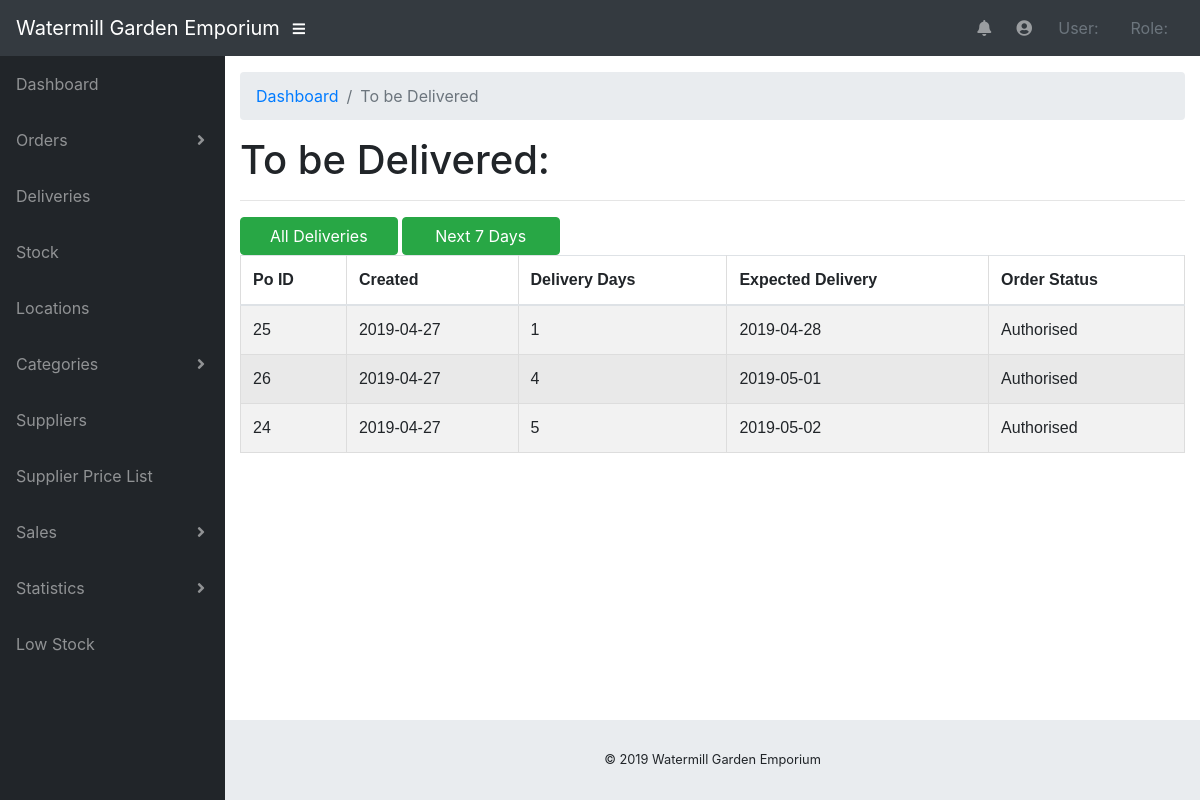
Page /expected-deliveries.php on the committed database.
### tables this page shows
CREATE TABLE IF NOT EXISTS purchaseOrder (
  poID int NOT NULL auto_increment,
  supplierPostalCode varchar(10) NOT NULL,
  created date NOT NULL,
  employeeId int(3) not null,
  orderStatus varchar(20),
  deliveredOn date,
  PRIMARY KEY (poID),
  FOREIGN KEY (supplierPostalCode) REFERENCES supplier(postalCode),
  FOREIGN KEY (employeeId) REFERENCES employee(employeeId)
);

CREATE TABLE IF NOT EXISTS supplier (
  supplierName varchar(255) NOT NULL,
  postalCode varchar(10) NOT NULL,
  location varchar(255) NOT NULL,
  country varchar(20) NOT NULL,
  deliveryDays int(11) NOT NULL,
  PRIMARY KEY (postalCode));

### private/functions.php (called while the page is built, shortened)
<?php
	function url_for($script_path) {
	  if($script_path[0] != '/') {
	    $script_path = "/" . $script_path;
	  }
	  return WWW_ROOT . $script_path;
	}
	function h($string="") {
		return htmlspecialchars($string);
	}
?>

### private/query_functions.php (called while the page is built, shortened)
<?php
    function find_expect_delivery() {
        global $db;
        $sql = "SELECT purchaseOrder.poID, purchaseOrder.created, supplier.deliveryDays, ";
        $sql .= "DATE_ADD(purchaseorder.created, INTERVAL supplier.deliveryDays DAY) AS 'expectDelivery', ";
        $sql .= "purchaseorder.orderStatus ";
        $sql .= "FROM purchaseOrder ";
        $sql .= "JOIN supplier ON purchaseOrder.supplierpostalCode = supplier.postalCode ";
        $sql .= "WHERE purchaseOrder.orderStatus = 'Authorised' ";
        $sql .= "ORDER BY expectDelivery ";
        $result = mysqli_query($db, $sql);
        return $result;
    }
?>

### public/expected-deliveries.php (the view, shortened to what this page needs)
<?php
  $subject_set = find_expect_delivery();
?>
<?php include(SHARED_PATH . '/header.php'); ?>
<div id="content-wrapper">
      <div class="container-fluid">
        <ol class="breadcrumb">
          <li class="breadcrumb-item">
            <a href="<?php echo url_for('index.php'); ?>">Dashboard</a>
          </li>
          <li class="breadcrumb-item active">To be Delivered</li>
        </ol>
        <h1>To be Delivered:</h1>
        <hr>
      </div>
      <div class="container">
        <button  id="one" class="col-sm-2 btn btn-success">All Deliveries</button>
        <button  id="two" class="col-sm-2 btn btn-success">Next 7 Days</button>
    </div>
      <div id="main" class="container">
        <table class="table table-striped">
                <thead>
                  <tr>
                    <th>Po ID</th>
                    <th>Created</th>
                    <th>Delivery Days</th>
                    <th>Expected Delivery</th>
                    <th>Order Status</th>
                  </tr>
                </thead>
            <tbody>
            <?php while($page = mysqli_fetch_assoc($subject_set)) { ?>
              <tr>
                <td><?php echo h($page['poID']); ?></td>
                <td><?php echo h($page['created']); ?></td>
                <td><?php echo h($page['deliveryDays']); ?></td>
                <td><?php echo h($page['expectDelivery']); ?></td>
                <td><?php echo h($page['orderStatus']); ?></td>
              </tr>
            <?php } ?>
            </tbody>
          </table>
      </div>
  </div>
</div>
<?php include(SHARED_PATH . '/footer.php'); ?>

### private/shared/header.php (shortened to what this page needs)
<!DOCTYPE html>
<html lang="en">
  <head>
    <link rel="stylesheet" href="<?php echo url_for('css/fonts.css'); ?>">
    <link rel="stylesheet" href="<?php echo url_for('gulpfile/bootstrap/css/bootstrap.css'); ?>">
    <link rel="stylesheet" href="<?php echo url_for('css/admin.css'); ?>">
  </head>
<body id="page-top">
  <nav class="navbar navbar-expand navbar-dark bg-dark static-top">
    <a class="navbar-brand mr-1" href="<?php echo url_for('index.php'); ?>">Watermill Garden Emporium</a>
    <button class="btn btn-link btn-sm text-white order-1 order-sm-0" id="sidebarToggle" href="#">
      <i class="fas fa-bars"></i>
    </button>
    <ul class="navbar-nav ml-auto ml-md-0">
      <li class="nav-item dropdown no-arrow mx-1">
        <a class="nav-link dropdown-toggle" href="#" id="alertsDropdown" role="button" data-toggle="dropdown" aria-haspopup="true" aria-expanded="false">
          <i class="fas fa-bell fa-fw"></i>
        </a>
      </li>
      <li class="nav-item dropdown no-arrow">
        <a class="nav-link dropdown-toggle" href="#" id="userDropdown" role="button" data-toggle="dropdown" aria-haspopup="true" aria-expanded="false">
          <i class="fas fa-user-circle fa-fw"></i>
        </a>
      </li>
    </ul>
    <a class="nav-link disabled" href="#">User: <?php echo $_SESSION['email'] ?? '';  ?></a>
    <a class="nav-link disabled" href="#">Role: <?php echo $_SESSION['jobRole'] ?? '';  ?></a>
  </nav>
  <div id="wrapper">
    <ul class="sidebar navbar-nav">
      <li class="nav-item">
        <a class="nav-link" href="<?php echo url_for('/index.php'); ?>">
          <span>Dashboard</span>
        </a>
      </li>
      <li class="nav-item dropdown">
        <a class="nav-link dropdown-toggle" href="#" id="pagesDropdown" role="button" data-toggle="dropdown" aria-haspopup="true" aria-expanded="false">
          <span>Orders</span>
        </a>
      </li>
      <li class="nav-item">
          <a class="nav-link" href="<?php echo url_for('/expected-deliveries.php'); ?>">
            <span>Deliveries</span></a>
      </li>
      <li class="nav-item">
        <a class="nav-link" href="<?php echo url_for('/stock.php'); ?>">
          <span>Stock</span></a>
      </li>
      <li class="nav-item">
          <a class="nav-link" href="<?php echo url_for('/location.php'); ?>">
            <span>Locations</span></a>
      </li>
      <li class="nav-item dropdown">
        <a class="nav-link dropdown-toggle" href="#" id="pagesDropdown" role="button" data-toggle="dropdown" aria-haspopup="true" aria-expanded="false">
          <span>Categories</span>
        </a>
      </li>
      <li class="nav-item">
          <a class="nav-link" href="<?php echo url_for('/supplier.php'); ?>">
            <span>Suppliers</span></a>
      </li>
        <li class="nav-item">
          <a class="nav-link" href="<?php echo url_for('/pricelist.php'); ?>">
            <span>Supplier Price List</span></a>
      </li>
      <li class="nav-item dropdown">
        <a class="nav-link dropdown-toggle" href="<?php echo url_for('/sale.php'); ?>" id="pagesDropdown" role="button" data-toggle="dropdown" aria-haspopup="true" aria-expanded="false">
          <span>Sales</span>
        </a>
      </li>
      <li class="nav-item dropdown">
        <a class="nav-link dropdown-toggle" href="#" id="pagesDropdown" role="button" data-toggle="dropdown" aria-haspopup="true" aria-expanded="false">
          <span>Statistics</span>
        </a>
      </li>
      <?php if ($_SESSION['permission'] == 3) { ?>
        <li class="nav-item">
        <a class="nav-link" href="<?php echo url_for('/stock-low.php'); ?>">
        <span>Low Stock</span></a>
        </li>
      <?php } else { ?>
        <li class="nav-item">
        <a class="nav-link" href="<?php echo url_for('/stock-low-all.php'); ?>">
        <span>Low Stock</span></a>
        </li>
      <?php } ?>
    </ul>

### private/shared/footer.php (shortened to what this page needs)
  <footer class="sticky-footer">
    <div class="container my-auto">
      <div class="copyright text-center my-auto">
        &copy; <?php echo date('Y'); ?> Watermill Garden Emporium
      </div>
    </div>
  </footer>
</body>
</html>

### rows in the picture
purchaseorder: poID "25", created "2019-04-27", supplierPostalCode.deliveryDays "1", expectDelivery "2019-04-28", orderStatus "Authorised"
purchaseorder: poID "26", created "2019-04-27", supplierPostalCode.deliveryDays "4", expectDelivery "2019-05-01", orderStatus "Authorised"
purchaseorder: poID "24", created "2019-04-27", supplierPostalCode.deliveryDays "5", expectDelivery "2019-05-02", orderStatus "Authorised"
